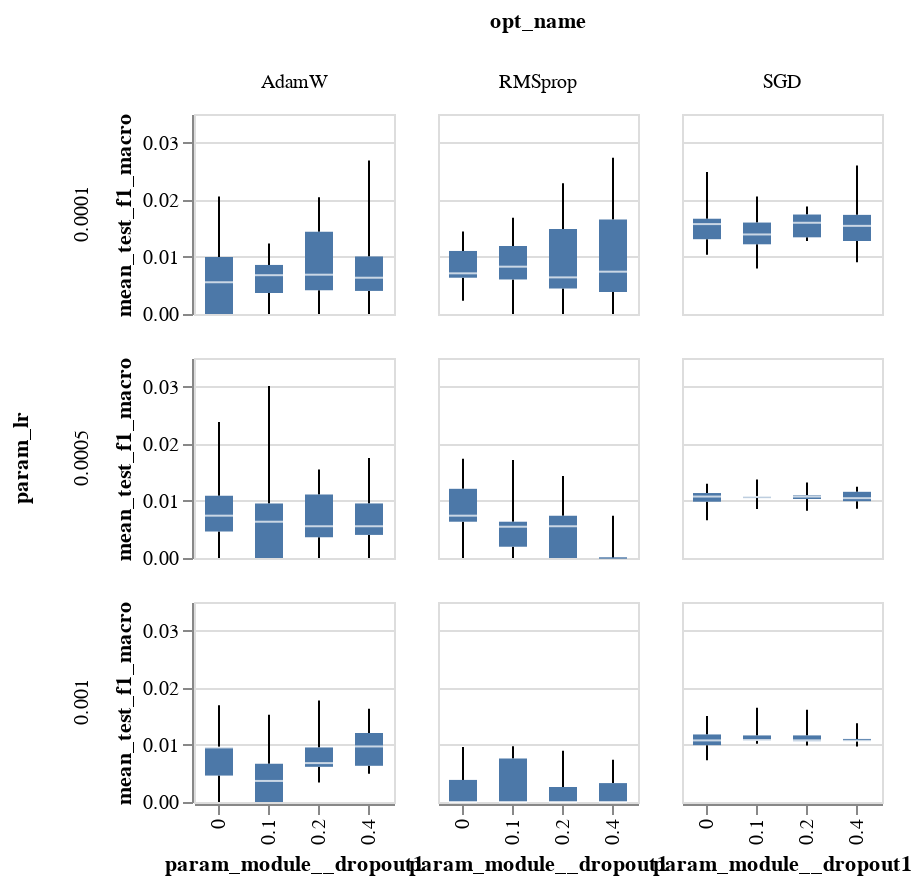

Source (notebook cell):
### Code cell
alt.Chart(sm_res_df).mark_boxplot(extent='min-max').encode(
    x=alt.X('param_module__dropout1:O'),#title="kernel size 1"),
    y='mean_test_f1_macro:Q',
    column='opt_name:N',
    row='param_lr:N', 
).interactive(
).properties(
    height=100,
    width=100
)

### Figure 1 — Vega-Lite specification as saved in the notebook (floating-point values rounded to 4 significant figures; data arrays with more than 128 entries replaced by an {"elided": "..."} marker saying what was removed)
{"config": {"view": {"continuousWidth": 400, "continuousHeight": 300}}, "data": {"name": "data-cec9fa0c5d3289269061eebe614e4162"}, "mark": {"type": "boxplot", "extent": "min-max"}, "encoding": {"column": {"type": "nominal", "field": "opt_name"}, "row": {"type": "nominal", "field": "param_lr"}, "x": {"type": "ordinal", "field": "param_module__dropout1"}, "y": {"type": "quantitative", "field": "mean_test_f1_macro"}}, "height": 100, "selection": {"selector007": {"type": "interval", "bind": "scales", "encodings": ["x", "y"]}}, "width": 100, "$schema": "https://vega.github.io/schema/vega-lite/v4.8.1.json", "datasets": {"data-cec9fa0c5d3289269061eebe614e4162": {"elided": "500 records"}}}
